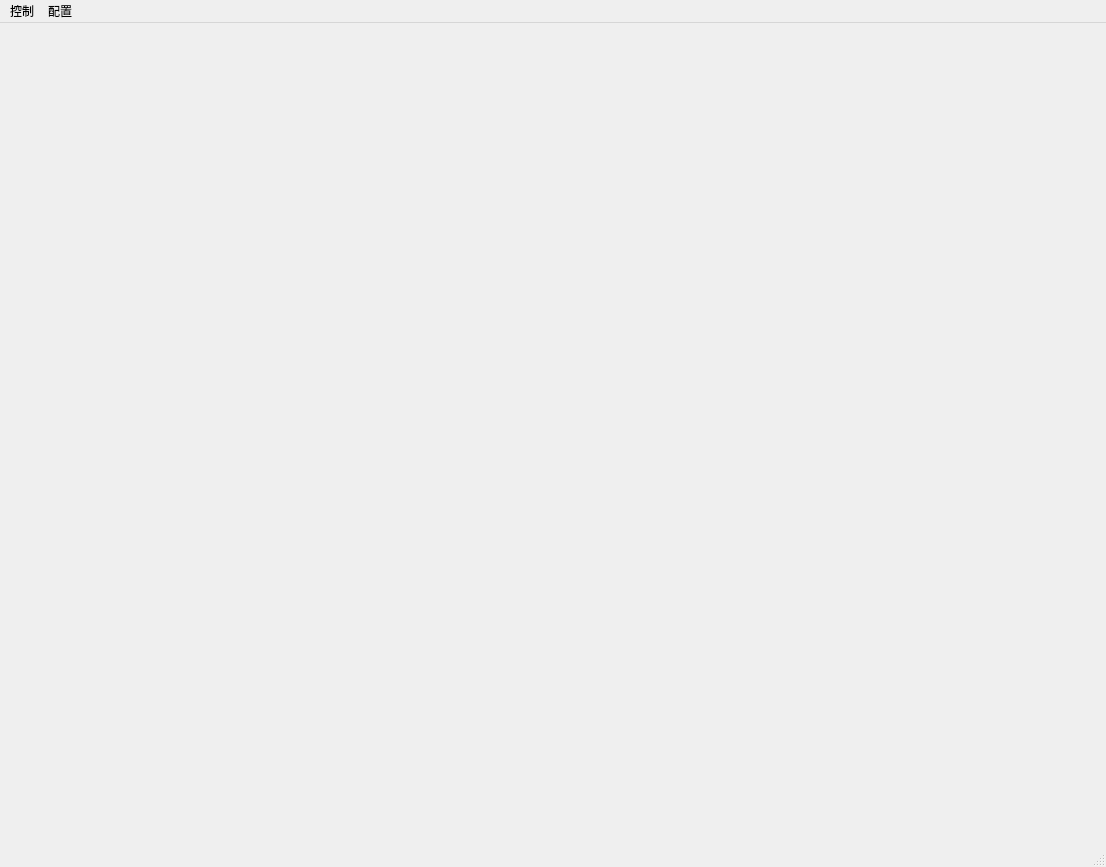
<?xml version="1.0" encoding="UTF-8"?>
<ui version="4.0">
 <class>DataPlotClass</class>
 <widget class="QMainWindow" name="DataPlotClass">
  <property name="geometry">
   <rect>
    <x>0</x>
    <y>0</y>
    <width>1106</width>
    <height>867</height>
   </rect>
  </property>
  <property name="windowTitle">
   <string>DataPlot</string>
  </property>
  <widget class="QWidget" name="centralWidget">
   <layout class="QGridLayout" name="gridLayout"/>
  </widget>
  <widget class="QMenuBar" name="menuBar">
   <property name="geometry">
    <rect>
     <x>0</x>
     <y>0</y>
     <width>1106</width>
     <height>23</height>
    </rect>
   </property>
   <widget class="QMenu" name="menu">
    <property name="title">
     <string>控制</string>
    </property>
    <addaction name="actionBegin"/>
    <addaction name="actionStop"/>
   </widget>
   <widget class="QMenu" name="menu_2">
    <property name="title">
     <string>配置</string>
    </property>
    <addaction name="actionS7Setting"/>
    <addaction name="actionMODBUSSetting"/>
   </widget>
   <addaction name="menu"/>
   <addaction name="menu_2"/>
  </widget>
  <widget class="QStatusBar" name="statusBar"/>
  <action name="actionBegin">
   <property name="icon">
    <iconset resource="DataPlot.qrc">
     <normaloff>:/DataPlot/icons/start.png</normaloff>:/DataPlot/icons/start.png</iconset>
   </property>
   <property name="text">
    <string>开始</string>
   </property>
   <property name="toolTip">
    <string>开始采集</string>
   </property>
  </action>
  <action name="actionStop">
   <property name="icon">
    <iconset resource="DataPlot.qrc">
     <normaloff>:/DataPlot/icons/stop.png</normaloff>:/DataPlot/icons/stop.png</iconset>
   </property>
   <property name="text">
    <string>停止</string>
   </property>
   <property name="toolTip">
    <string>停止采集</string>
   </property>
  </action>
  <action name="actionS7Setting">
   <property name="icon">
    <iconset resource="DataPlot.qrc">
     <normaloff>:/DataPlot/icons/设置 (1).png</normaloff>:/DataPlot/icons/设置 (1).png</iconset>
   </property>
   <property name="text">
    <string>S7</string>
   </property>
   <property name="toolTip">
    <string>S7设置</string>
   </property>
  </action>
  <action name="actionMODBUSSetting">
   <property name="icon">
    <iconset resource="DataPlot.qrc">
     <normaloff>:/DataPlot/icons/设置.png</normaloff>:/DataPlot/icons/设置.png</iconset>
   </property>
   <property name="text">
    <string>MODBUS</string>
   </property>
   <property name="toolTip">
    <string>MODBUS设置</string>
   </property>
  </action>
 </widget>
 <layoutdefault spacing="6" margin="11"/>
 <resources>
  <include location="DataPlot.qrc"/>
 </resources>
 <connections/>
</ui>
